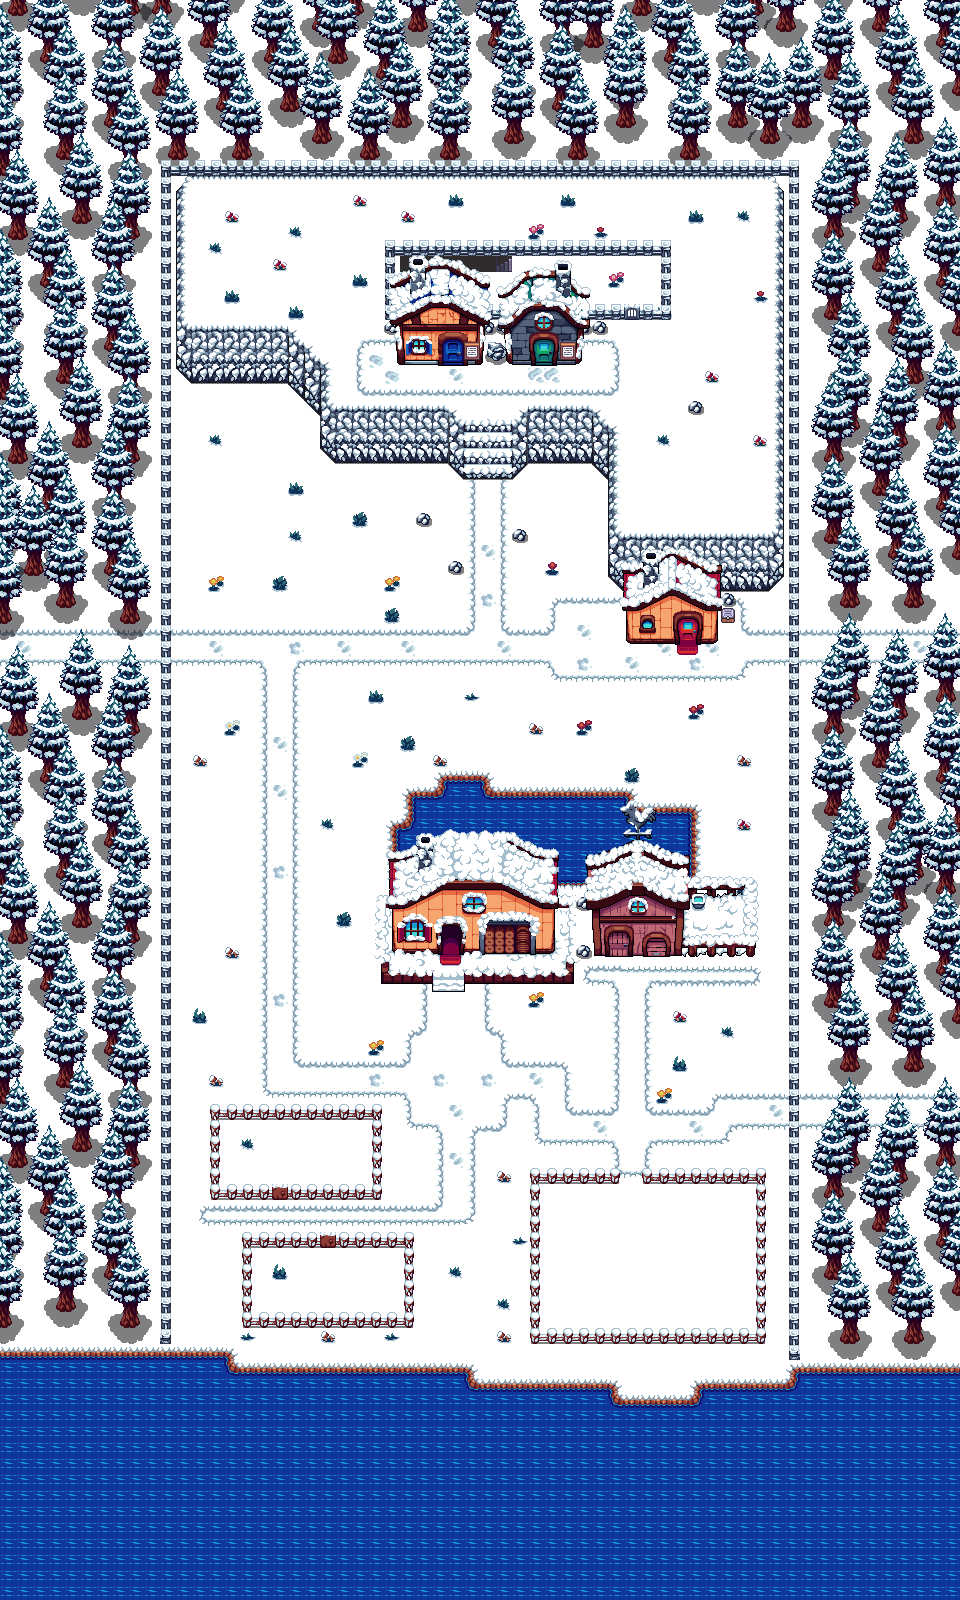

Tiled map render using the project's own tile images. Description and the map definition, with tile-layer contents summarised, below:
An orthogonal 60x100 tile map with 16x16 px tiles, 1 tile layer (invierno), 2 tilesets and 133 objects (puertawuan, puertafinal).

<map version="1.10" tiledversion="1.10.2" orientation="orthogonal" renderorder="right-down" width="60" height="100" tilewidth="16" tileheight="16" infinite="0" nextlayerid="26" nextobjectid="534">
 <tileset firstgid="1" source="arboles_invierno.tsx" />
 <tileset firstgid="3" source="mapa_invierno.tsx" />
 <layer id="25" name="invierno" width="60" height="100">
  <data>[6000 cells, 6000 non-empty, 6000 distinct tile ids]</data>
 </layer>
 <objectgroup id="24" name="arboles">
  <object id="506" gid="1" x="200" y="353.333" width="72" height="112" />
  <object id="507" gid="1" x="254" y="248.333" width="72" height="112" />
  <object id="508" gid="1" x="575.667" y="333.333" width="72" height="112" />
  <object id="509" gid="1" x="569" y="276.667" width="72" height="112" />
  <object id="510" gid="1" x="490.667" y="490" width="72" height="112" />
  <object id="511" gid="1" x="185.333" y="485" width="72" height="112" />
  <object id="512" gid="1" x="170.667" y="631.33" width="72" height="112" />
  <object id="513" gid="1" x="254.333" y="661.67" width="72" height="112" />
  <object id="514" gid="1" x="367.334" y="800.67" width="72" height="112" />
  <object id="515" gid="1" x="461.333" y="677.997" width="72" height="112" />
  <object id="516" gid="1" x="579" y="683" width="72" height="112" />
  <object id="517" gid="1" x="311" y="398.334" width="72" height="112" />
  <object id="518" gid="1" x="338" y="493.667" width="72" height="112" />
 </objectgroup>
 <objectgroup id="10" name="colisiones">
  <object id="195" x="165" y="162" width="634" height="11.5" />
  <object id="196" x="703" y="1379" width="97" height="64.3333" />
  <object id="197" x="589.333" y="1393.33" width="117" height="46.6667" />
  <object id="198" x="451.667" y="1379" width="161" height="62" />
  <object id="199" x="222" y="1361.67" width="240.333" height="80.3333" />
  <object id="203" x="160.667" y="1352" width="70" height="90.3333" />
  <object id="204" x="242" y="1312.33" width="170.5" height="10.5758" />
  <object id="208" x="242" y="1232" width="168.25" height="10.6667" />
  <object id="213" x="642" y="1168" width="123" height="10.3333" />
  <object id="221" x="755.33" y="1168.33" width="10.3333" height="168.333" />
  <object id="227" x="530" y="1328" width="235.333" height="10.3333" />
  <object id="236" x="530" y="1168" width="10.25" height="165.455" />
  <object id="239" x="530.75" y="1167.88" width="89.125" height="10.25" />
  <object id="291" x="789" y="152" width="15.5" height="1222.5" />
  <object id="292" x="143.5" y="147" width="28.5" height="1198.5" />
  <object id="293" x="381.182" y="973.18" width="51.4091" height="6.54545" />
  <object id="294" x="464.295" y="974" width="109.205" height="6.40909" />
  <object id="295" x="564.75" y="896.25" width="9" height="80" />
  <object id="296" x="380.5" y="896.5" width="8" height="76.5" />
  <object id="298" x="388.75" y="820.25" width="310.25" height="74.5" />
  <object id="299" x="392.5" y="901.75" width="162" height="45.5" />
  <object id="302" x="527" y="407.667" width="64.75" height="51.0833" />
  <object id="303" x="597.5" y="418" width="7.5" height="47.25" />
  <object id="305" x="591.75" y="411" width="6.25" height="49.75" />
  <object id="306" x="516" y="419" width="6.5" height="44.125" />
  <object id="307" x="522" y="410.5" width="5" height="50" />
  <object id="308" x="511.5" y="423.5" width="8.5" height="42.25" />
  <object id="309" x="511.625" y="464" width="6" height="5" />
  <object id="310" x="511.75" y="466.125" width="3" height="6" />
  <object id="311" x="450" y="410.273" width="6" height="50.3523" />
  <object id="312" x="460" y="421.864" width="5" height="49.3864" />
  <object id="313" x="454.5" y="417.5" width="7" height="48.25" />
  <object id="314" x="335.75" y="407.5" width="115.75" height="51" />
  <object id="315" x="330.875" y="408" width="12" height="47" />
  <object id="316" x="320" y="367.5" width="6.5" height="77.5" />
  <object id="317" x="384.334" y="240.667" width="285.167" height="75.5" />
  <object id="318" x="505.045" y="317.864" width="77.9545" height="40.4545" />
  <object id="327" x="153" y="170.5" width="27.75" height="193" />
  <object id="356" x="774.5" y="760" width="0.5" />
  <object id="381" x="776.68" y="171.773" width="14.0909" height="397.636" />
  <object id="403" x="160.25" y="1345.5" width="68" height="25.25" />
  <object id="404" x="222.5" y="1347.75" width="11.75" height="32" />
  <object id="405" x="231" y="1353.75" width="5.5" height="26.75" />
  <object id="406" x="456.25" y="1362.5" width="14.75" height="30.75" />
  <object id="408" x="468.25" y="1366.25" width="8.25" height="32.25" />
  <object id="409" x="600.25" y="1380.3" width="19.2955" height="33.4545" />
  <object id="410" x="599.25" y="1389" width="21.9091" height="22.25" />
  <object id="411" x="591.5" y="1382" width="21.75" height="11" />
  <object id="412" x="691.75" y="1380.25" width="16.25" height="33.75" />
  <object id="413" x="700" y="1379.25" width="14.25" height="9.75" />
  <object id="414" x="787.25" y="1368.83" width="16.0833" height="40.9167" />
  <object id="415" x="794" y="1364.75" width="18.5" height="26" />
  <object id="418" x="628" y="594" width="88.6667" height="41.6667" />
  <object id="429" x="403.939" y="1232" width="9.72727" height="90.25" />
  <object id="440" x="242.25" y="1232" width="9.5" height="84.25" />
  <object id="445" x="209.667" y="1184.38" width="170.5" height="10.5758" />
  <object id="446" x="209.667" y="1104.05" width="168.25" height="10.6667" />
  <object id="447" x="371.606" y="1104.05" width="10.2727" height="90.25" />
  <object id="448" x="209.917" y="1104.05" width="9.5" height="84.25" />
  <object id="449" x="395.75" y="320.75" width="87.1667" height="35.8333" />
  <object id="450" x="389.5" y="318.5" width="8" height="5.75" />
  <object id="451" x="469.5" y="312" width="40.25" height="16.5" />
  <object id="453" x="577.455" y="314.182" width="12.3636" height="14.5455" />
  <object id="454" x="688.75" y="399.75" width="12.75" height="9.25" />
  <object id="455" x="417.25" y="513.25" width="12.25" height="6.75" />
  <object id="456" x="449.5" y="560" width="12" height="8" />
  <object id="457" x="513" y="528.5" width="12.75" height="7.75" />
  <object id="458" x="385.5" y="321.25" width="10.5" height="7.75" />
  <object id="459" x="580.5" y="322.5" width="25" height="6.75" />
  <object id="460" x="580.5" y="317" width="24.75" height="5.5" />
  <object id="461" x="175.091" y="169.091" width="11.8182" height="14" />
  <object id="462" x="773.45" y="169.636" width="7.09091" height="14" />
  <object id="463" x="741.5" y="533" width="37.75" height="41" />
  <object id="464" x="714.5" y="533.75" width="58" height="45" />
  <object id="465" x="622.5" y="534" width="146" height="51.5" />
  <object id="466" x="710.5" y="589" width="23" height="27.5" />
  <object id="467" x="615.818" y="532.727" width="10.1818" height="46.9091" />
  <object id="468" x="608.909" y="532.182" width="11.4545" height="41.4545" />
  <object id="469" x="608.75" y="459.5" width="6.75" height="110.5" />
  <object id="470" x="602" y="426.25" width="12.5" height="43.25" />
  <object id="472" x="314.5" y="363.75" width="9" height="41" />
  <object id="473" x="178.5" y="325.25" width="11" height="42.75" />
  <object id="474" x="310.5" y="395.5" width="6.75" height="5.75" />
  <object id="475" x="301.75" y="347" width="6.75" height="45.75" />
  <object id="476" x="307.25" y="353.75" width="5.25" height="13.25" />
  <object id="477" x="295.75" y="342.5" width="8" height="11.5" />
  <object id="478" x="291.25" y="338.25" width="7.5" height="8.75" />
  <object id="479" x="285.75" y="331.75" width="9" height="10.25" />
  <object id="481" x="296.75" y="351.25" width="6.25" height="36.25" />
  <object id="482" x="291.5" y="346" width="7.25" height="36.25" />
  </objectgroup>
</map>
<!-- 30 of 133 objects omitted -->